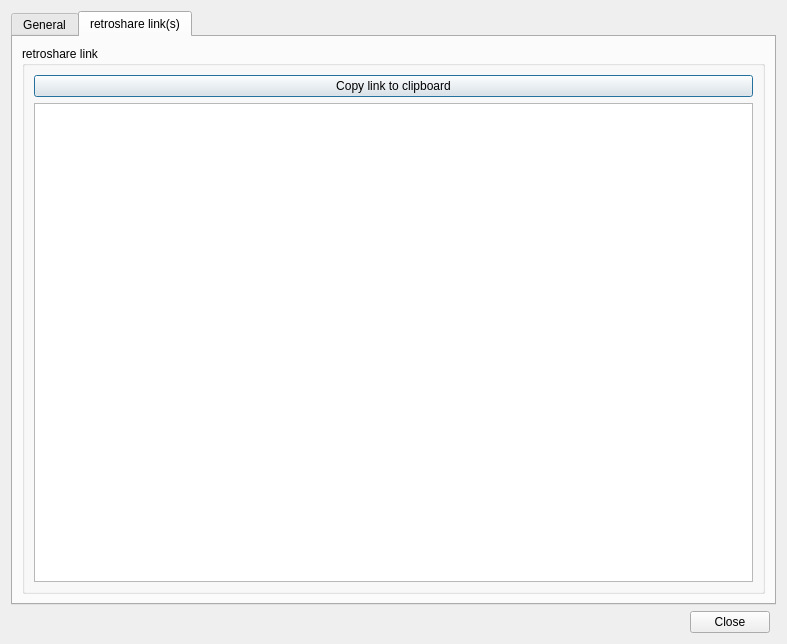
<?xml version="1.0" encoding="UTF-8"?>
<ui version="4.0">
 <class>DetailsDialog</class>
 <widget class="QDialog" name="DetailsDialog">
  <property name="geometry">
   <rect>
    <x>0</x>
    <y>0</y>
    <width>787</width>
    <height>644</height>
   </rect>
  </property>
  <property name="windowTitle">
   <string>Details</string>
  </property>
  <property name="windowIcon">
   <iconset resource="images.qrc">
    <normaloff>:/images/rstray3.png</normaloff>:/images/rstray3.png</iconset>
  </property>
  <layout class="QGridLayout">
   <item row="0" column="0" colspan="3">
    <widget class="QTabWidget" name="tabWidget">
     <property name="currentIndex">
      <number>1</number>
     </property>
     <widget class="QWidget" name="tabGeneral">
      <attribute name="icon">
       <iconset resource="images.qrc">
        <normaloff>:/images/blockdevice.png</normaloff>:/images/blockdevice.png</iconset>
      </attribute>
      <attribute name="title">
       <string>General</string>
      </attribute>
      <layout class="QGridLayout">
       <item row="1" column="0">
        <layout class="QGridLayout" name="_2">
         <property name="margin">
          <number>6</number>
         </property>
         <item row="0" column="0">
          <layout class="QGridLayout" name="_3">
           <item row="0" column="0">
            <widget class="QLabel" name="label_3">
             <property name="text">
              <string/>
             </property>
             <property name="pixmap">
              <pixmap resource="images.qrc">:/images/graph-downloaded.png</pixmap>
             </property>
            </widget>
           </item>
           <item row="0" column="1">
            <widget class="QLabel" name="label_5">
             <property name="text">
              <string>Done</string>
             </property>
            </widget>
           </item>
          </layout>
         </item>
         <item row="0" column="1">
          <layout class="QGridLayout" name="_4">
           <item row="0" column="0">
            <widget class="QLabel" name="label_6">
             <property name="text">
              <string/>
             </property>
             <property name="pixmap">
              <pixmap resource="images.qrc">:/images/graph-downloading.png</pixmap>
             </property>
            </widget>
           </item>
           <item row="0" column="1">
            <widget class="QLabel" name="label_7">
             <property name="text">
              <string>Active</string>
             </property>
            </widget>
           </item>
          </layout>
         </item>
         <item row="0" column="3">
          <layout class="QGridLayout" name="_5">
           <item row="0" column="0">
            <widget class="QLabel" name="label_8">
             <property name="text">
              <string/>
             </property>
             <property name="pixmap">
              <pixmap resource="images.qrc">:/images/graph-notdownload.png</pixmap>
             </property>
            </widget>
           </item>
           <item row="0" column="1">
            <widget class="QLabel" name="label_9">
             <property name="text">
              <string>Outstanding</string>
             </property>
            </widget>
           </item>
          </layout>
         </item>
         <item row="0" column="4">
          <spacer name="horizontalSpacer_4">
           <property name="orientation">
            <enum>Qt::Horizontal</enum>
           </property>
           <property name="sizeHint" stdset="0">
            <size>
             <width>368</width>
             <height>13</height>
            </size>
           </property>
          </spacer>
         </item>
         <item row="0" column="2">
          <layout class="QHBoxLayout" name="horizontalLayout_2">
           <item>
            <widget class="QLabel" name="label_10">
             <property name="text">
              <string/>
             </property>
             <property name="pixmap">
              <pixmap resource="images.qrc">:/images/graph-checking.png</pixmap>
             </property>
            </widget>
           </item>
           <item>
            <widget class="QLabel" name="label_11">
             <property name="text">
              <string>Needs checking</string>
             </property>
            </widget>
           </item>
          </layout>
         </item>
        </layout>
       </item>
       <item row="0" column="0">
        <widget class="QScrollArea" name="fileTransferInfoWidget">
         <property name="frameShape">
          <enum>QFrame::NoFrame</enum>
         </property>
         <property name="horizontalScrollBarPolicy">
          <enum>Qt::ScrollBarAlwaysOff</enum>
         </property>
         <property name="widgetResizable">
          <bool>true</bool>
         </property>
         <widget class="QWidget" name="scrollAreaWidgetContents">
          <property name="geometry">
           <rect>
            <x>0</x>
            <y>0</y>
            <width>747</width>
            <height>505</height>
           </rect>
          </property>
         </widget>
        </widget>
       </item>
      </layout>
     </widget>
     <widget class="QWidget" name="tabLinks">
      <attribute name="title">
       <string>retroshare link(s)</string>
      </attribute>
      <layout class="QGridLayout">
       <item row="0" column="0" colspan="2">
        <widget class="QGroupBox" name="groupBox">
         <property name="title">
          <string>retroshare link</string>
         </property>
         <layout class="QGridLayout">
          <item row="1" column="0">
           <widget class="QTextEdit" name="Linktext"/>
          </item>
          <item row="0" column="0">
           <widget class="QPushButton" name="copylinkdetailsButton">
            <property name="text">
             <string>Copy link to clipboard</string>
            </property>
           </widget>
          </item>
         </layout>
        </widget>
       </item>
      </layout>
     </widget>
    </widget>
   </item>
   <item row="1" column="1">
    <widget class="QDialogButtonBox" name="buttonBox">
     <property name="standardButtons">
      <set>QDialogButtonBox::Close</set>
     </property>
    </widget>
   </item>
  </layout>
 </widget>
 <resources>
  <include location="images.qrc"/>
 </resources>
 <connections>
  <connection>
   <sender>buttonBox</sender>
   <signal>rejected()</signal>
   <receiver>DetailsDialog</receiver>
   <slot>close()</slot>
   <hints>
    <hint type="sourcelabel">
     <x>262</x>
     <y>456</y>
    </hint>
    <hint type="destinationlabel">
     <x>262</x>
     <y>238</y>
    </hint>
   </hints>
  </connection>
 </connections>
</ui>
